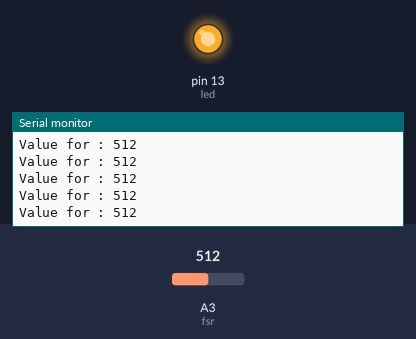
Bench run of a sketch on a simulated Arduino Uno, built with avr-gcc and run on an emulated ATmega328P. Parts: output pins drawn as LEDs (lit = HIGH), the last lines printed to the serial monitor. Inputs (shaded band) come from the test bench; at power-on: A3 (fsr) = 512.

Above: at 1.2 s.
1.3 s: A3 (fsr) set to 982
At 2.1 s:
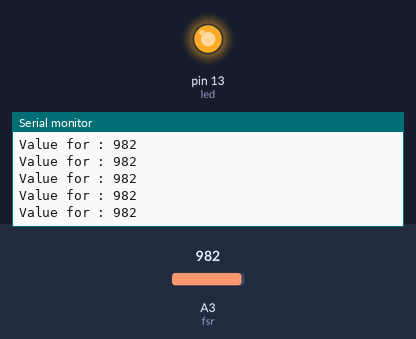
4.3 s: A3 (fsr) set to 1011
At 4.8 s:
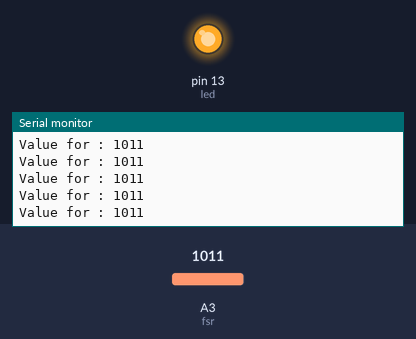
Timing chart, 0 to 7.3 s (numbered marks = the images above; inputs shaded):
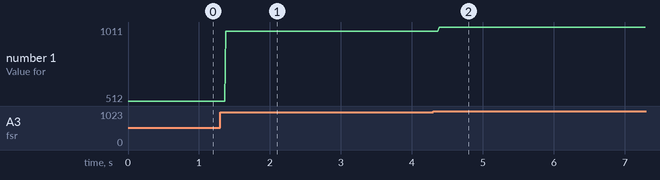

Measured:
- after the input at 1.3 s, the serial monitor: prints a new line after 0.08 s (image 1)
- after the input at 4.3 s, the serial monitor: prints a new line after 0.09 s (image 2)
- plotted number 1: 512 → 982 after the input at 1.3 s, 982 → 1011 after the input at 4.3 s

The sketch:

fsr.ino.ino
```cpp
//#include <stdlib.h>
//#include <unistd.h>
//#include <stdio.h>
//#include <string.h>
//#include <Bridge.h>

const int led = 13;
const int fsr = 3;
const int info_length = 10;
void setup()
{
  pinMode(led,OUTPUT);
  pinMode(fsr,INPUT);
  //analogWrite( fsr , 784);
  Serial.begin(9600);
    digitalWrite(13 , HIGH);
  //Bridge.begin();

}

void loop()
{
  int value = analogRead(fsr);
  Serial.print("Value for : ");
  Serial.println(value);
  //char info[info_length];
  //string info = itoa(value);
  //itoa(value , info , info_length);
  //Bridge.put("key" , info);

  //Serial.print("Put done " );
  //Serial.println(info);
  /*
  Serial.println("COMPLIETEION");
  analogWrite(fsr , 623);
  int value = analogRead(fsr);
  Serial.print("Get the value for : ");
  Serial.println(value);
  delay(1000);
  */
  //Serial.println("INFO ");
}
```
